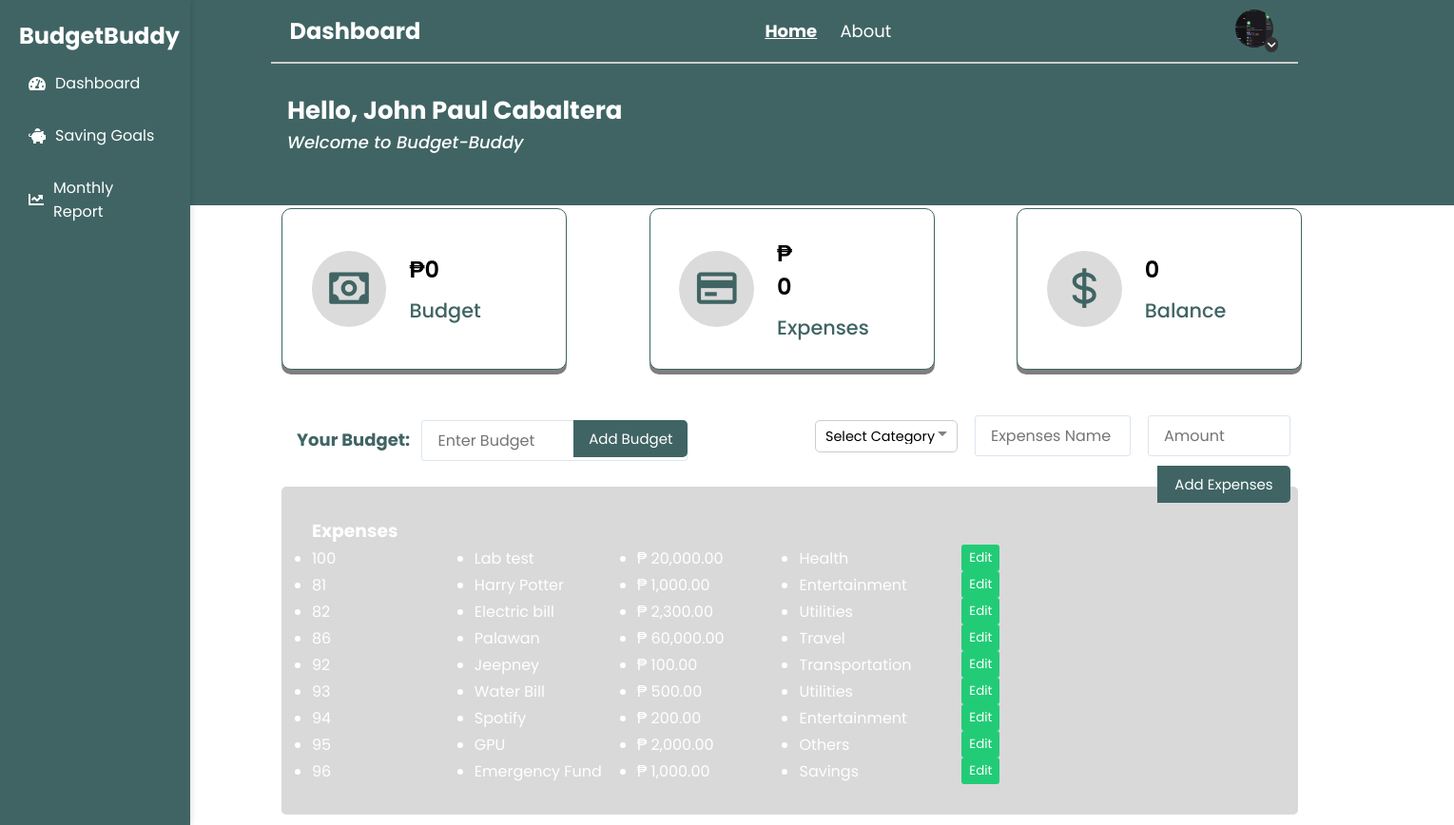
Screenshot of /home.php (signed in) with the database file from the repository.
### tables this page shows
CREATE TABLE `users` (
  `user_id` int(11) NOT NULL,
  `unique_id` int(11) NOT NULL,
  `fname` varchar(255) NOT NULL,
  `lname` varchar(255) NOT NULL,
  `email` varchar(255) NOT NULL,
  `password` varchar(255) NOT NULL,
  `img` varchar(255) NOT NULL,
  `reset_token` varchar(64) DEFAULT NULL,
  `token_expiry` datetime DEFAULT NULL
);

CREATE TABLE `expenses` (
  `exp_id` int(11) NOT NULL,
  `user_id` int(11) DEFAULT NULL,
  `CategoryID` int(11) DEFAULT NULL,
  `CategoryName` varchar(255) NOT NULL,
  `Date` date NOT NULL,
  `exp_name` varchar(255) NOT NULL,
  `exp_price` decimal(10,2) NOT NULL,
  `Description` text DEFAULT NULL
);

CREATE TABLE `categories` (
  `CategoryID` int(11) NOT NULL,
  `CategoryName` varchar(255) NOT NULL,
  `IconPath` varchar(255) DEFAULT NULL
);

### home.php (the view, shortened to what this page needs)
<?php
include "php/config.php";
$sql = "SELECT * FROM users WHERE unique_id = '{$_SESSION['unique_id']}'";
$result = mysqli_query($conn, $sql);
if (mysqli_num_rows($result) > 0) {
    $row = mysqli_fetch_assoc($result);
}
?>
<!DOCTYPE html>
<html lang="en">
<head>
    <link rel="stylesheet" href="css/home.css">
    <link rel="stylesheet" href="https://cdnjs.cloudflare.com/ajax/libs/font-awesome/5.15.3/css/all.min.css"/>
</head>
<body>
<header>
    <div class="sidebar">
        <h2>BudgetBuddy</h2>
        <div class="tab" id="dashboardTab">
            <i class="fas fa-tachometer-alt"></i> Dashboard
        </div>
        <div class="tab" id="savingGoalsTab">
            <i class="fas fa-piggy-bank"></i> Saving Goals
        </div>
        <div class="tab" id="monthlySummaryTab">
            <i class="fas fa-chart-line"></i> Monthly Report
        </div>
    </div>
    <div class="container">
        <div class="navbar">
            <div class="navbar_logo">
                <h2 id="navbarTitle">Dashboard</h2>
            </div>
            <div class="menu_items">
                <a href="home.php" class="active">Home</a>
                <a href="about.php">About</a>
            </div>
            <div class="navbar_acc">
                <div class="profile-wrapper">
                    <img src="php/images/<?php echo $row['img']; ?>" alt="Profile" class="profile-img">
                    <i class="fas fa-chevron-down dropdown-arrow"></i>
                </div>
            </div>
        </div>
    </div>
    <div class="content" id="dashboardContent">
        <div class="container">
            <div class="hero_section">
                <div class="acc_details">
                    <div class="acc_txt">
                        <h3>Hello, <span><?php echo $row['fname'] . ' ' . $row['lname']; ?></span> </h3>
                        <h5>Welcome to Budget-Buddy</h5>
                    </div>
                </div>
            </div>
        </div>
        <div class="container">
            <ul class="cards">
                <li>
                    <i class="bx bx-money"></i>
                    <span class="info">
                        <h3><span>₱</span><span class="card budget_card">0</span></h3>
                        <p>Budget</p>
                    </span>
                </li>
                <li>
                    <i class="bx bx-credit-card"></i>
                    <span class="info">
                        <h3><span>₱ </span><span class="expenses_card">0</span></h3>
                        <p>Expenses</p>
                    </span>
                </li>
                <li>
                    <i class="bx bx-dollar"></i>
                    <span class="info">
                        <h3><span> </span><span class="balance_card">0</span></h3>
                        <p>Balance</p>
                    </span>
                </li>
            </ul>
        </div>
        <div class="containers">
            <div class="budget_content">
                <div class="ur_budget">
                    <form id="budgetForm">
                        <label for="budget">Your Budget:</label>
                        <input type="number" name="budget_amount" placeholder="Enter Budget" required>
                        <button class="btn" type="submit">Add Budget</button>
                    </form>
                </div>
                <div class="ur_expenses">
                    <form id="expensesForm" style="display: flex; flex-wrap: wrap; gap: 10px; align-items: center; max-width: 500px;">
                        <select name="category_id" required style="width: 150px;">
                            <option value="">Select Category</option>
                        </select>
                        <input type="text" name="exp_name" placeholder="Expenses Name" required style="flex: 1; min-width: 150px;">
                        <input type="number" name="exp_price" placeholder="Amount" required style="width: 150px;">
                        <div style="width: 30%;">
                            <button class="btn" type="submit" style="width: 28%;">Add Expenses</button>
                        </div>
                    </form>
                </div>
            </div>
            <section class="table_content">
                <div class="tbl_data">
                    <h3>Expenses</h3>
                    <?php
                    $expenses_sql = "SELECT e.*, c.CategoryName FROM Expenses e
                                    JOIN Categories c ON e.CategoryID = c.CategoryID
                                    WHERE e.user_id = '{$_SESSION['unique_id']}'
                                    ORDER BY e.Date DESC";
                    $expenses_result = mysqli_query($conn, $expenses_sql);
                    if ($expenses_result && mysqli_num_rows($expenses_result) > 0) {
                        while ($expense = mysqli_fetch_assoc($expenses_result)) {
                            echo '
                            <ul class="tbl_tr_content" data-exp-id="' . $expense['exp_id'] . '">
                                <li>' . $expense['exp_id'] . '</li>
                                <li class="exp_name">' . htmlspecialchars($expense['exp_name']) . '</li>
                                <li class="exp_price">₱ <span>' . number_format($expense['exp_price'], 2) . '</span></li>
                                <li>' . $expense['CategoryName'] . '</li>
                                <li class="actions">
                                    <button class="edit-btn" data-exp-id="' . $expense['exp_id'] . '">Edit</button>
                                    <div class="edit-controls hidden" data-exp-id="' . $expense['exp_id'] . '">
                                        <button class="save-edit-btn">Save</button>
                                        <button class="cancel-edit-btn-expense" >Cancel</button>
                                    </div>
                                </li>
                            </ul>';
                        }
                    } else {
                        echo "<p>No expenses found.</p>";
                    }
                    ?>
                </div>
            </section>
        </div>
    </div>
</header>
</body>
</html>

### home.php (style rules this page uses)
.sidebar { width: 200px; position: fixed; height: 100%; background-color: rgb(64, 100, 100); padding: 20px; box-shadow: 2px 0 5px rgba(0,0,0,0.1); }
.tab { display: flex; align-items: center; padding: 10px; margin: 10px 0; border-radius: 5px; cursor: pointer; transition: background 0.3s; }
.tab i { margin-right: 10px; }
.content { margin-left: 220px; padding: 20px; }

### rows the page displays
users: img (picture), fname "John Paul", lname "Cabaltera"
expenses: exp_id "100", exp_name "Lab test", exp_price "20,000.00", CategoryID.CategoryName "Health"
expenses: exp_id "81", exp_name "Harry Potter", exp_price "1,000.00", CategoryID.CategoryName "Entertainment"
expenses: exp_id "82", exp_name "Electric bill", exp_price "2,300.00", CategoryID.CategoryName "Utilities"
expenses: exp_id "86", exp_name "Palawan", exp_price "60,000.00", CategoryID.CategoryName "Travel"
expenses: exp_id "92", exp_name "Jeepney", exp_price "100.00", CategoryID.CategoryName "Transportation"
expenses: exp_id "93", exp_name "Water Bill", exp_price "500.00", CategoryID.CategoryName "Utilities"
expenses: exp_id "94", exp_name "Spotify", exp_price "200.00", CategoryID.CategoryName "Entertainment"
expenses: exp_id "95", exp_name "GPU", exp_price "2,000.00", CategoryID.CategoryName "Others"
expenses: exp_id "96", exp_name "Emergency Fund", exp_price "1,000.00", CategoryID.CategoryName "Savings"
